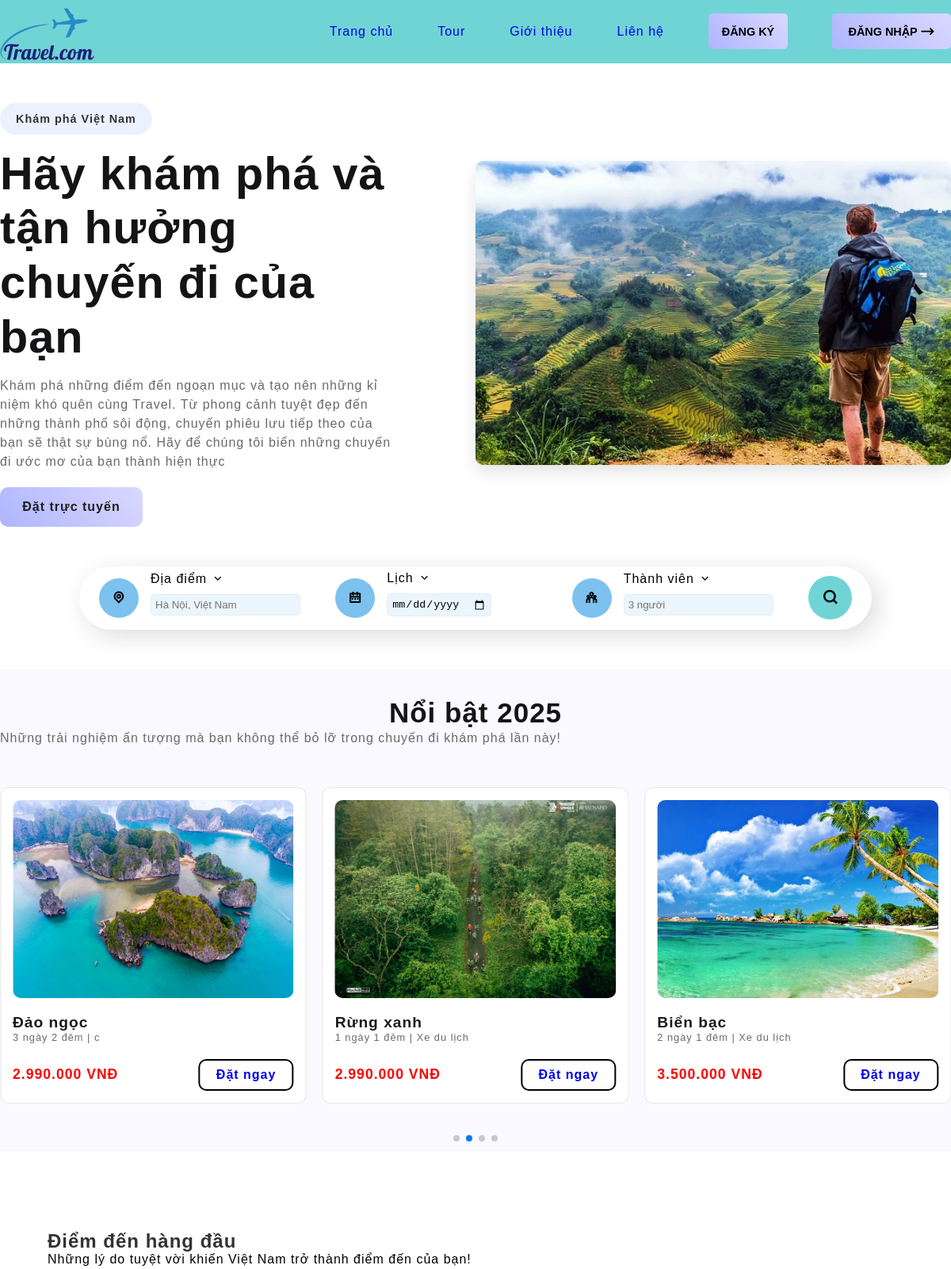
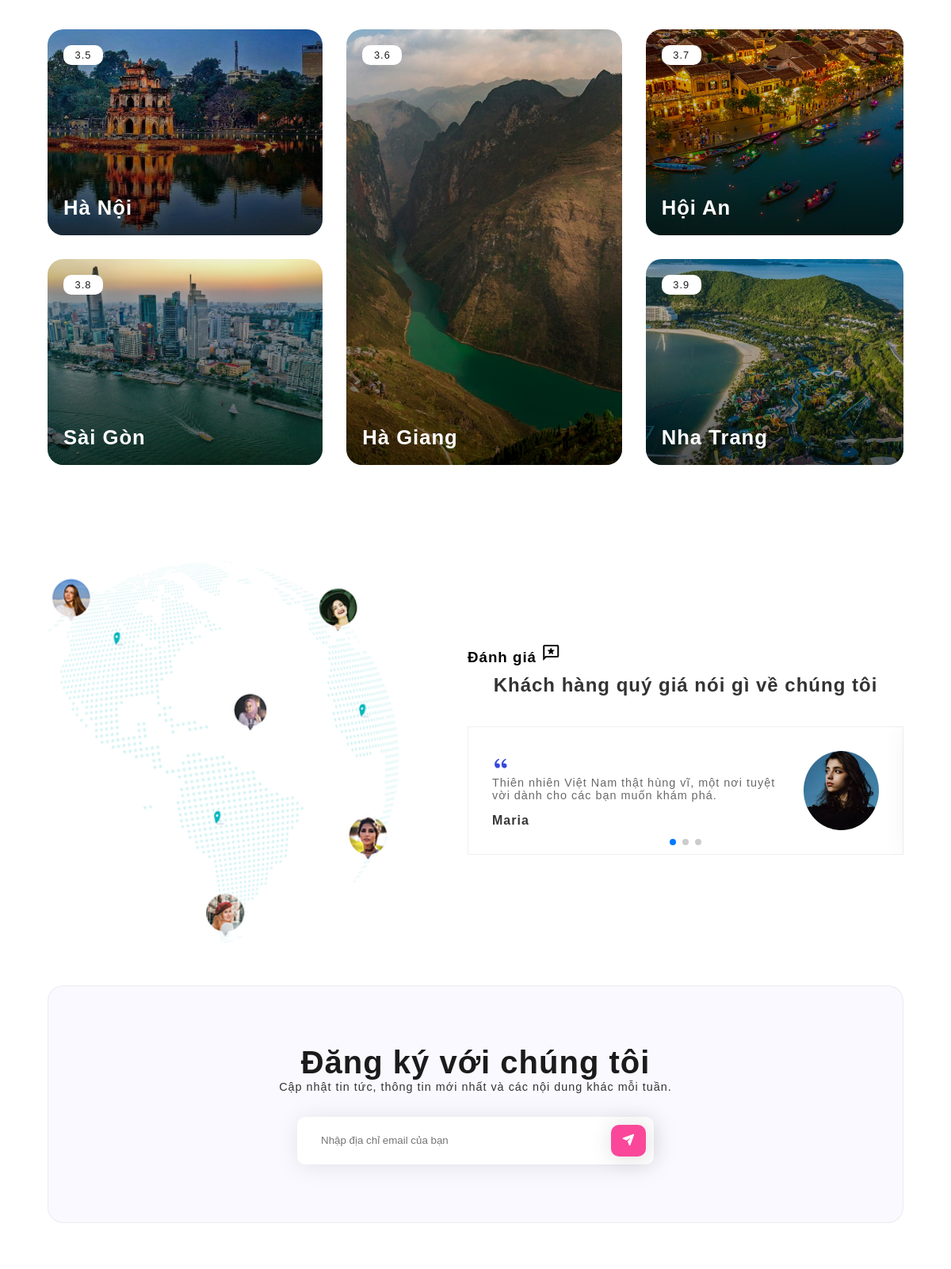
The page / (upper part) on the database its author committed (2 pictures, top to bottom).
### tables this page shows
CREATE TABLE `tours` (
  `id` int(11) NOT NULL,
  `ten_tour` varchar(255) NOT NULL,
  `ngay_khoi_hanh` varchar(100) DEFAULT NULL,
  `thoi_gian_tour` varchar(100) DEFAULT NULL,
  `diem_xuat_phat` varchar(100) DEFAULT NULL,
  `lich_trinh` varchar(100) DEFAULT NULL,
  `phuong_tien` varchar(100) DEFAULT NULL,
  `gia_tien` decimal(15,0) NOT NULL,
  `hinh_anh` varchar(255) NOT NULL,
  `gia_tien_moi` decimal(15,0) DEFAULT NULL,
  `tour_hot` int(11) NOT NULL DEFAULT 0
);

### php/body.php (the view, shortened to what this page needs)
<section id="main">
    <div class="content">
        <div class="text-main">
            <strong>Khám phá Việt Nam</strong>
            <h1>Hãy khám phá và tận hưởng chuyến đi của bạn</h1>
            <p>Khám phá những điểm đến ngoạn mục và tạo nên những kỉ niệm khó quên cùng Travel. Từ phong cảnh tuyệt đẹp đến những thành phố sôi động, chuyến phiêu lưu tiếp theo của bạn sẽ thật sự bùng nổ. Hãy để chúng tôi biến những chuyến đi ước mơ của bạn thành hiện thực</p>
            <a href="index.php?pg=tour">Đặt trực tuyến</a>
        </div>
        <div class="img-main">
            <img src="photo/img1.jpg" alt="img">
        </div>
    </div>
</section>
<section id="search">
    <div class="tim-tour">
        <form action="index.php" method="GET">
            <div class="tim-box">
                <div class="s-b-icon">
                    <i class="ri-map-pin-line"></i>
                </div>
                <div class="s-b-input">
                    <span>Địa điểm <i class="ri-arrow-down-s-line"></i></span>
                    <input type="text" name="diadiem" placeholder="Hà Nội, Việt Nam" required />
                </div>
            </div>
            <div class="tim-box">
                <div class="s-b-icon">
                    <i class="ri-calendar-2-line"></i>
                </div>
                <div class="s-b-input">
                    <span>Lịch <i class="ri-arrow-down-s-line"></i></span>
                    <input type="date" name="lich" min="2025-01-01" required />
                </div>
            </div>
            <div class="tim-box">
                <div class="s-b-icon">
                    <i class="ri-team-line"></i>
                </div>
                <div class="s-b-input">
                    <span>Thành viên <i class="ri-arrow-down-s-line"></i></i></span>
                    <input type="number" name="solg" placeholder="3 người" min="3" required />
                </div>
            </div>
            <div class="lup">
                <button type="submit"><i class="ri-search-line"></i></button>
            </div>
        </form>
</section>
<section id="trending" class="trending">
    <div class="content-trending">
        <div class="text-trending">
            <h2>Nổi bật 2025</h2>
            <p>Những trải nghiệm ấn tượng mà bạn không thể bỏ lỡ trong chuyến đi khám phá lần này!</p>
        </div>
    </div>
    <div class="trending-container">
        <div class="swiper mySwiper">
            <div class="swiper-wrapper">
                <?php
                $sql_trending = "SELECT * FROM tours WHERE tour_hot = 1 ORDER BY id DESC LIMIT 6";
                $result_trending = mysqli_query($conn, $sql_trending);
                if (mysqli_num_rows($result_trending) > 0) {
                    while ($row = mysqli_fetch_assoc($result_trending)) {
                ?>
                        <div class="swiper-slide">
                            <div class="trending-box">
                                <div class="t-img">
                                    <img src="photo/<?php echo $row['hinh_anh']; ?>" alt="travel">
                                </div>
                                <div class="t-text">
                                    <a href="index.php?pg=tour&id=<?php echo $row['id']; ?>"><?php echo $row['ten_tour']; ?></a>
                                    <span><?php echo $row['thoi_gian_tour']; ?> | <?php echo $row['phuong_tien']; ?></span>
                                </div>
                                <div class="t-book">
                                    <span><?php echo number_format($row['gia_tien_moi'], 0, ',', '.'); ?> VNĐ</span>
                                    <?php if (isset($_SESSION['user_id'])): ?>
                                        <a href="booking_form.php?pg=tour&id=<?php echo $row['id']; ?>">Đặt ngay</a>
                                    <?php else: ?>
                                        <a href="index.php?pg=login">Đặt ngay</a>
                                    <?php endif; ?>
                                </div>
                            </div>
                        </div>
                <?php
                    }
                } else {
                    echo "<p style='text-align:center; width:100%;'>Hiện chưa có tour nổi bật.</p>";
                }
                ?>
            </div>
            <div class="swiper-pagination"></div>
        </div>
    </div>
</section>
<section id="diem-den">
    <div class="diem-den-heading">
        <h2>Điểm đến hàng đầu</h2>
        <p>Những lý do tuyệt vời khiến Việt Nam trở thành điểm đến của bạn!</p>
    </div>
    <div class="diem-den-grid">
        <div class="diem-den-box d-b-1">
            <img alt="Diemden" src="photo/ha-noi-1.jpg" />
            <div class="d-b-text-container">
                <span class="ration">3.5</span>
                <div class="d-b-text">
                    <strong>Hà Nội</strong>
                </div>
            </div>
        </div>
        <div class="diem-den-box d-b-2">
            <img alt="Diemden" src="photo/ha-giang.webp" />
            <div class="d-b-text-container">
                <span class="ration">3.6</span>
                <div class="d-b-text">
                    <strong>Hà Giang</strong>
                </div>
            </div>
        </div>
        <div class="diem-den-box d-b-3">
            <img alt="Diemden" src="photo/hoi-an.jpg" />
            <div class="d-b-text-container">
                <span class="ration">3.7</span>
                <div class="d-b-text">
                    <strong>Hội An</strong>
                </div>
            </div>
        </div>
        <div class="diem-den-box d-b-4">
            <img alt="Diemden" src="photo/TP-HCM.jpg" />
            <div class="d-b-text-container">
                <span class="ration">3.8</span>
                <div class="d-b-text">
                    <strong>Sài Gòn</strong>
                </div>
            </div>
        </div>
        <div class="diem-den-box d-b-5">
            <img alt="Diemden" src="photo/nha-trang.jpg" />
            <div class="d-b-text-container">
                <span class="ration">3.9</span>
                <div class="d-b-text">
                    <strong>Nha Trang</strong>
                </div>
            </div>
        </div>
    </div>
</section>
<section id="danh-gia">
    <div class="danh-gia-img">
        <img alt="Review" src="photo/review.png" />
    </div>
    <div class="danh-gia-slider">
        <div class="review__content">
            <h3>Đánh giá <span class="material-symbols-outlined">reviews</span></h3>
            <h2>Khách hàng quý giá nói gì về chúng tôi</h2>
        </div>
        <div class="swiper mySwipertest">
            <div class="swiper-wrapper">
                <div class="swiper-slide">
                    <div class="khach-box">
                        <div class="khach-box-text">
                            <i class="ri-double-quotes-l"></i>
                            <p>Thiên nhiên Việt Nam thật hùng vĩ, một nơi tuyệt vời dành cho các bạn muốn khám phá.</p>
                            <strong>Maria</strong>
                        </div>
                        <div class="khach-box-img">
                            <img alt="Khach" src="photo/view1.jpeg">
                        </div>
                    </div>
                </div>
            </div>
            <div class="swiper-pagination"></div>
        </div>
    </div>
</section>
<section id="dang-ky">
    <strong>Đăng ký với chúng tôi</strong>
    <p>Cập nhật tin tức, thông tin mới nhất và các nội dung khác mỗi tuần.</p>
    <form method="POST">
        <input type="email" name="email" placeholder="Nhập địa chỉ email của bạn" required />
        <button type="submit" name="btn_email"><i class="fa fa-paper-plane"></i></button>
    </form>
</section>

### css/login.css (style rules this page uses)
h2 { text-align: center; color: #333; }
input { width: 100%; padding: 12px; margin: 10px 0; border: 1px solid #ddd; border-radius: 5px; box-sizing: border-box; }

### rows shown on the page
tours: hinh_anh (picture), ten_tour "Đảo ngọc", thoi_gian_tour "3 ngày 2 đêm", phuong_tien "c", gia_tien_moi "2.990.000"
tours: hinh_anh (picture), ten_tour "Rừng xanh", thoi_gian_tour "1 ngày 1 đêm", phuong_tien "Xe du lịch", gia_tien_moi "2.990.000"
tours: hinh_anh (picture), ten_tour "Biển bạc", thoi_gian_tour "2 ngày 1 đêm", phuong_tien "Xe du lịch", gia_tien_moi "3.500.000"
